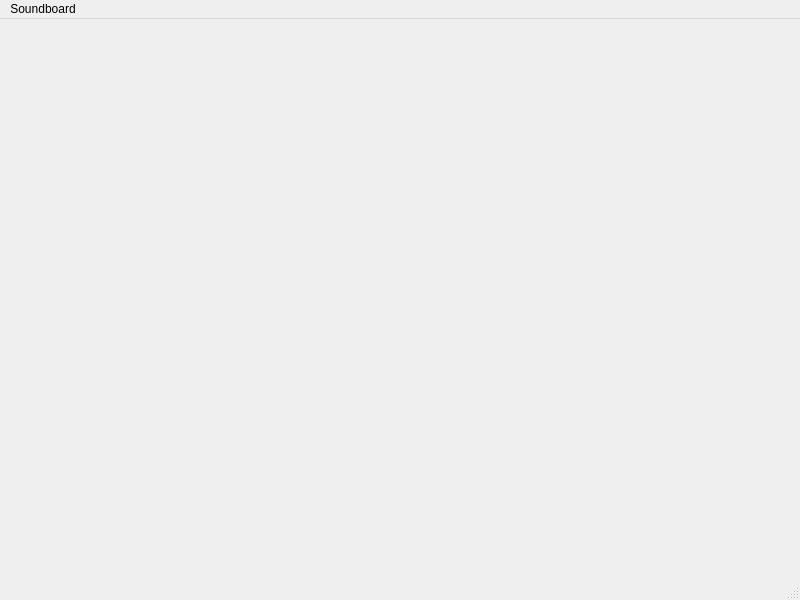
<?xml version="1.0" encoding="UTF-8"?>
<ui version="4.0">
 <class>MainWindow</class>
 <widget class="QMainWindow" name="MainWindow">
  <property name="geometry">
   <rect>
    <x>0</x>
    <y>0</y>
    <width>800</width>
    <height>600</height>
   </rect>
  </property>
  <property name="windowTitle">
   <string>MainWindow</string>
  </property>
  <widget class="QWidget" name="centralwidget"/>
  <widget class="QMenuBar" name="menubar">
   <property name="geometry">
    <rect>
     <x>0</x>
     <y>0</y>
     <width>800</width>
     <height>25</height>
    </rect>
   </property>
   <widget class="QMenu" name="menuSoundboard">
    <property name="title">
     <string>Soundboard</string>
    </property>
   </widget>
   <addaction name="menuSoundboard"/>
  </widget>
  <widget class="QStatusBar" name="statusbar"/>
 </widget>
 <resources/>
 <connections/>
</ui>
